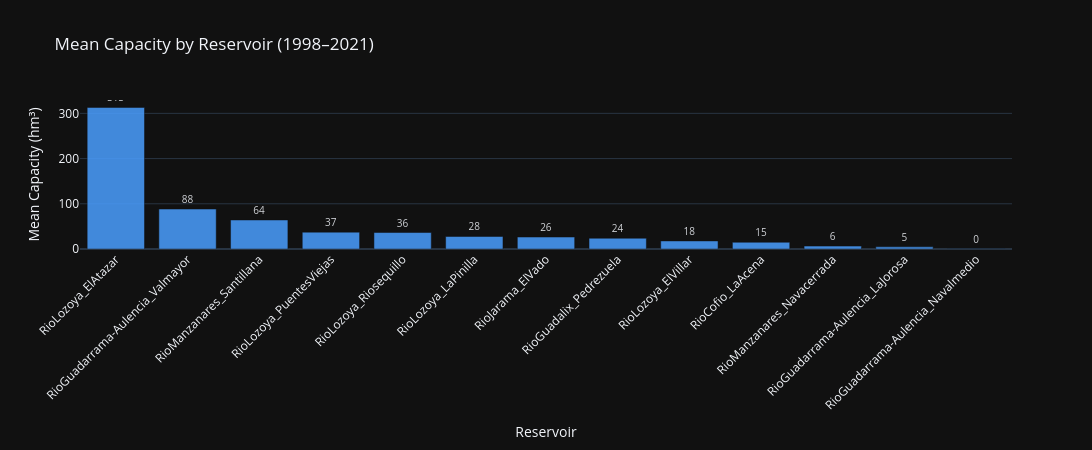

The notebook cell this image was saved under:
### Markdown cell above
## **4. Reservoir Contribution**

The system is heavily concentrated:
- **RioLozoya_ElAtazar: 47.3%** of total capacity
- Top 2 reservoirs (ElAtazar + Valmayor): 60.7%

This means the total system forecast is essentially a forecast of ElAtazar 
with corrections from the other 12 reservoirs.

### Code cell
# Mean capacity per reservoir
reservoir_means = df_pivot[RESERVOIR_COLS].mean().sort_values(ascending=False)

fig = go.Figure(go.Bar(
    x=reservoir_means.index,
    y=reservoir_means.values,
    marker_color="#4a9eff",
    opacity=0.85,
    text=[f"{v:.0f}" for v in reservoir_means.values],
    textposition="outside",
    textfont=dict(size=10),
))

fig.update_layout(
    title="Mean Capacity by Reservoir (1998–2021)",
    xaxis_title="Reservoir",
    yaxis_title="Mean Capacity (hm³)",
    template="plotly_dark",
    height=450,
    xaxis=dict(tickangle=-45),
    margin=dict(b=120),
    width=1200,
)

fig.show()

# Share of total
total_mean = reservoir_means.sum()
print("Reservoir contribution to total system:")
for name, val in reservoir_means.items():
    print(f"  {name:<45} {val:>6.1f} hm³  ({val/total_mean*100:.1f}%)")

### Figure 1 — Plotly figure (JSON) as saved in the notebook; plotly's stock layout.template omitted (floating-point values rounded to 4 significant figures)
{"data": [{"marker": {"color": "#4a9eff"}, "opacity": 0.85, "text": ["313", "88", "64", "37", "36", "28", "26", "24", "18", "15", "6", "5", "0"], "textfont": {"size": 10}, "textposition": "outside", "type": "bar", "x": ["RioLozoya_ElAtazar", "RioGuadarrama-Aulencia_Valmayor", "RioManzanares_Santillana", "RioLozoya_PuentesViejas", "RioLozoya_Riosequillo", "RioLozoya_LaPinilla", "RioJarama_ElVado", "RioGuadalix_Pedrezuela", "RioLozoya_ElVillar", "RioCofio_LaAcena", "RioManzanares_Navacerrada", "RioGuadarrama-Aulencia_LaJorosa", "RioGuadarrama-Aulencia_Navalmedio"], "y": [313.1, 88.37, 64.22, 37.32, 36.45, 27.7, 26.46, 23.87, 17.84, 14.92, 6.409, 4.745, 0.3843]}], "layout": {"height": 450, "margin": {"b": 120}, "title": {"text": "Mean Capacity by Reservoir (1998–2021)"}, "width": 1200, "xaxis": {"tickangle": -45, "title": {"text": "Reservoir"}}, "yaxis": {"title": {"text": "Mean Capacity (hm³)"}}}}
